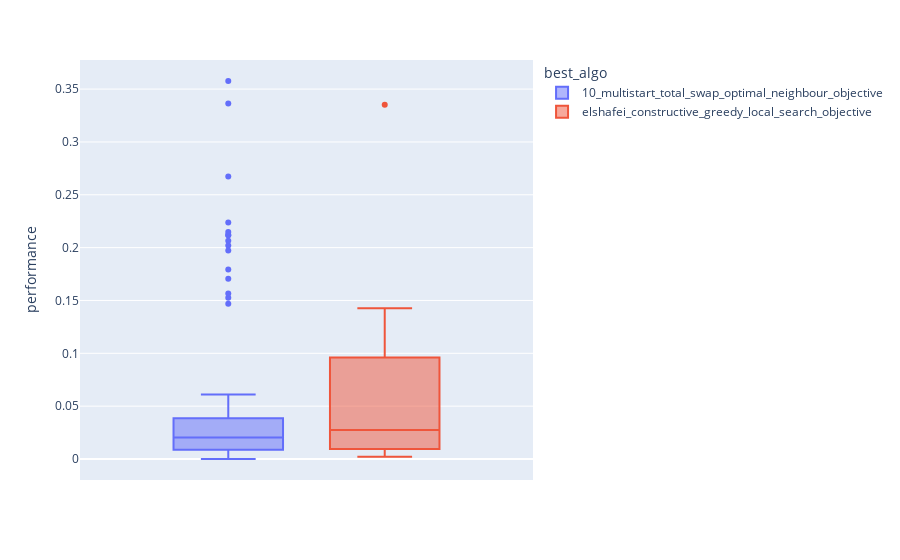

Source (notebook cell):
### Code cell
import plotly.express as px
px.box(best_algos_df, y="performance", color="best_algo")

### Figure 1 — Plotly figure (JSON) as saved in the notebook; plotly's stock layout.template omitted (floating-point values rounded to 4 significant figures)
{"data": [{"alignmentgroup": "True", "hovertemplate": "best_algo=10_multistart_total_swap_optimal_neighbour_objective<br>performance=%{y}<extra></extra>", "legendgroup": "10_multistart_total_swap_optimal_neighbour_objective", "marker": {"color": "#636efa"}, "name": "10_multistart_total_swap_optimal_neighbour_objective", "notched": false, "offsetgroup": "10_multistart_total_swap_optimal_neighbour_objective", "orientation": "v", "showlegend": true, "type": "box", "x0": " ", "xaxis": "x", "y": [0.002624, 0.01564, 0, 0.01373, 0.3365, 0.1972, 0, 0.03071, 0.01242, 0.02973, 0.1705, 0.02145, 0.003165, 0.02145, 0.2237, 0.1468, 0.212, 0.02783, 0.1526, 0.0326, 0.1793, 0.03251, 0.03323, 0.05695, 0.05636, 0.01384, 0, 0.008748, 0.01248, 0.03074, 0.04954, 0.01567, 0.0191, 0.02078, 0.03695, 0.02617, 0.2064, 0, 0.02802, 0.01739, 0.1567, 0.0107, 0.01972, 0.01471, 0.01842, 0.04186, 0.03169, 0.01601, 0.006928, 3.48e-05, 0.0611, 0.0001851, 0.01461, 0, 0.01993, 0.01719, 0.008789, 0.01716, 0.0002245, 0.0001629, 0.01078, 0.03205, 0.05217, 0.04567, 0.03005, 0.03005, 0.0258, 0, 0.04886, 0.0001176, 0.02369, 0.0003783, 0.01946, 0.01165, 0.01066, 0.01852, 0.03588, 0, 0.01773, 0.005006, 0, 0.2118, 0.01441, 0.001504, 0.0385, 0.02525, 0, 0.04209, 0.02815, 0.2673, 0.006473, 0.03178, 0.3577, 0.2019, 0.04886, 0.03281, 0.008219, 0.0249, 0.2147, 0.001376, 0.009204, 0.007694], "y0": " ", "yaxis": "y"}, {"alignmentgroup": "True", "hovertemplate": "best_algo=elshafei_constructive_greedy_local_search_objective<br>performance=%{y}<extra></extra>", "legendgroup": "elshafei_constructive_greedy_local_search_objective", "marker": {"color": "#EF553B"}, "name": "elshafei_constructive_greedy_local_search_objective", "notched": false, "offsetgroup": "elshafei_constructive_greedy_local_search_objective", "orientation": "v", "showlegend": true, "type": "box", "x0": " ", "xaxis": "x", "y": [0.02742, 0.03379, 0.09881, 0.09518, 0.01014, 0.01697, 0.03187, 0.1379, 0.01851, 0.3351, 0.00224, 0.1426, 0.038, 0.01488, 0.007264, 0.007454, 0.002172], "y0": " ", "yaxis": "y"}], "layout": {"boxmode": "group", "legend": {"title": {"text": "best_algo"}, "tracegroupgap": 0}, "margin": {"t": 60}, "xaxis": {"anchor": "y", "domain": [0, 1]}, "yaxis": {"anchor": "x", "domain": [0, 1], "title": {"text": "performance"}}}}
